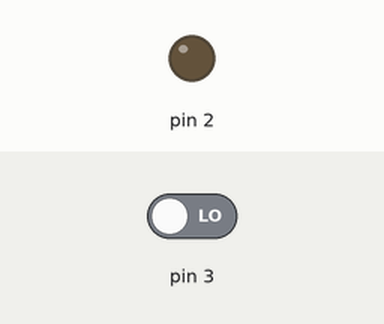
This sketch was run on a simulated Arduino Uno, built with avr-gcc and run on an emulated ATmega328P. Shown: output pins drawn as LEDs (lit = HIGH). The test bench sets the inputs (shaded band); at power-on: pin 3 LOW.

Above: at 1.2 s.
1.3 s: pin 3 driven HIGH
At 1.8 s:
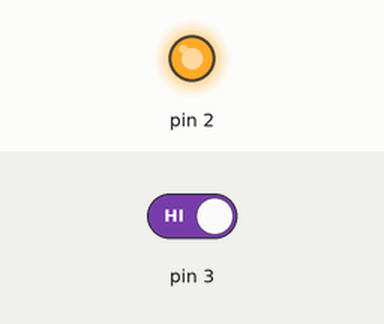
2.8 s: pin 3 driven LOW
At 4.1 s:
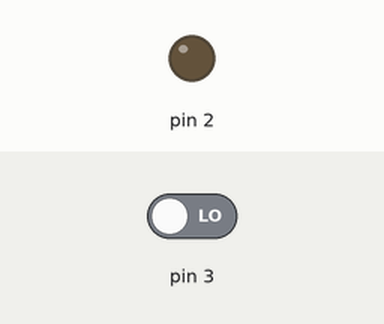
Timing chart, 0 to 5.8 s (numbered marks = the images above; inputs shaded):
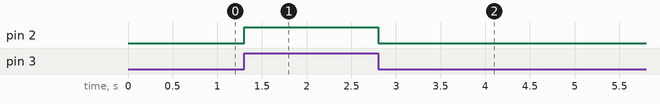

Measured:
- after the input at 1.3 s, pin 2: LOW → HIGH at once
- after the input at 2.8 s, pin 2: HIGH → LOW at once

The sketch:

pro1.ino
```cpp
void setup() {
  // put your setup code here, to run once:
  pinMode(3,INPUT);
  pinMode(2,OUTPUT);

}

void loop() {
  // put your main code here, to run repeatedly:
 int x;

x=digitalRead(3);

   if(x==1){
     digitalWrite(2,HIGH);


}
else{
  digitalWrite(2,LOW);
}
}
```
